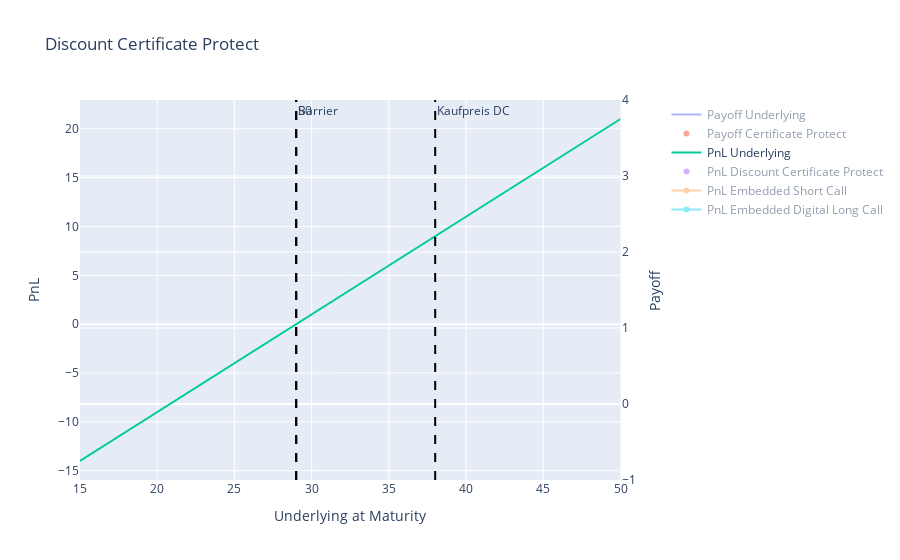

Notebook code cell kept with this figure:
### Markdown cell above
https://derinet.vontobel.ch/api/kid?isin=DE000VP2ERZ4&language=de

### Code cell
premium_short_call = 3.5
premium_long_digital = -12.5
cap = 45
barrier = 29
strike_shortCall = barrier
S0 = 29
St = np.linspace(15, 50, 36)

pnl_short_call = [premium_short_call - np.max([S - strike_shortCall, 0]) for S in St]
pnl_digital = [premium_long_digital + 0 if S <= barrier else premium_long_digital + 2*12.5 for S in St]
PnL_DC =  St-S0 + pnl_short_call + pnl_digital
#         

fig = make_subplots(specs=[[{"secondary_y": True}]])

# Add trades
fig.add_trace(go.Scatter(x=St,y=St,mode='lines',name='Payoff Underlying',visible = "legendonly"),secondary_y=True,)
fig.add_trace(go.Scatter(x=St,y=St + pnl_short_call + pnl_digital,mode='markers',name='Payoff Certificate Protect',visible = "legendonly"),secondary_y=True)

fig.add_trace(go.Scatter(x=St,y=St - S0,mode='lines',name='PnL Underlying'))
fig.add_trace(go.Scatter(x=St,y=PnL_DC,mode='markers',name='PnL Discount Certificate Protect',visible = "legendonly"))
fig.add_trace(go.Scatter(x=St,y=pnl_short_call,mode='lines+markers',name='PnL Embedded Short Call',visible = "legendonly"))
fig.add_trace(go.Scatter(x=St,y=pnl_digital,mode='lines+markers',name='PnL Embedded Digital Long Call',visible = "legendonly"))

fig.add_vline(x=S0,annotation_text='S0',line_dash='dash',line_color='black')
fig.add_vline(x=S0-premium_short_call-premium_long_digital,annotation_text='Kaufpreis DC',line_dash='dash',line_color='black')
#fig.add_hline(y=20,annotation_text='Cap',line_dash='dash',line_color='black')
fig.add_vline(x=barrier,annotation_text='Barrier',line_dash='dash',line_color='black')

# Add figure title
fig.update_layout(title_text='Discount Certificate Protect')

# Set x-axis title
fig.update_xaxes(title_text='Underlying at Maturity')

# Set y-axis titles
fig.update_yaxes(title_text='PnL', secondary_y=False)
fig.update_yaxes(title_text='Payoff', secondary_y=True)

fig.show()

## 38 DCP = Underlying (29)  - ShortCallPremium (5) + LongDigiPremium (14)

### Figure 1 — Plotly figure (JSON) as saved in the notebook; plotly's stock layout.template omitted (floating-point values rounded to 4 significant figures)
{"data": [{"mode": "lines", "name": "Payoff Underlying", "type": "scatter", "visible": "legendonly", "x": [15, 16, 17, 18, 19, 20, 21, 22, 23, 24, 25, 26, 27, 28, 29, 30, 31, 32, 33, 34, 35, 36, 37, 38, 39, 40, 41, 42, 43, 44, 45, 46, 47, 48, 49, 50], "xaxis": "x", "y": [15, 16, 17, 18, 19, 20, 21, 22, 23, 24, 25, 26, 27, 28, 29, 30, 31, 32, 33, 34, 35, 36, 37, 38, 39, 40, 41, 42, 43, 44, 45, 46, 47, 48, 49, 50], "yaxis": "y2"}, {"mode": "markers", "name": "Payoff Certificate Protect", "type": "scatter", "visible": "legendonly", "x": [15, 16, 17, 18, 19, 20, 21, 22, 23, 24, 25, 26, 27, 28, 29, 30, 31, 32, 33, 34, 35, 36, 37, 38, 39, 40, 41, 42, 43, 44, 45, 46, 47, 48, 49, 50], "xaxis": "x", "y": [6, 7, 8, 9, 10, 11, 12, 13, 14, 15, 16, 17, 18, 19, 20, 45, 45, 45, 45, 45, 45, 45, 45, 45, 45, 45, 45, 45, 45, 45, 45, 45, 45, 45, 45, 45], "yaxis": "y2"}, {"mode": "lines", "name": "PnL Underlying", "type": "scatter", "x": [15, 16, 17, 18, 19, 20, 21, 22, 23, 24, 25, 26, 27, 28, 29, 30, 31, 32, 33, 34, 35, 36, 37, 38, 39, 40, 41, 42, 43, 44, 45, 46, 47, 48, 49, 50], "y": [-14, -13, -12, -11, -10, -9, -8, -7, -6, -5, -4, -3, -2, -1, 0, 1, 2, 3, 4, 5, 6, 7, 8, 9, 10, 11, 12, 13, 14, 15, 16, 17, 18, 19, 20, 21]}, {"mode": "markers", "name": "PnL Discount Certificate Protect", "type": "scatter", "visible": "legendonly", "x": [15, 16, 17, 18, 19, 20, 21, 22, 23, 24, 25, 26, 27, 28, 29, 30, 31, 32, 33, 34, 35, 36, 37, 38, 39, 40, 41, 42, 43, 44, 45, 46, 47, 48, 49, 50], "y": [-23, -22, -21, -20, -19, -18, -17, -16, -15, -14, -13, -12, -11, -10, -9, 16, 16, 16, 16, 16, 16, 16, 16, 16, 16, 16, 16, 16, 16, 16, 16, 16, 16, 16, 16, 16]}, {"mode": "lines+markers", "name": "PnL Embedded Short Call", "type": "scatter", "visible": "legendonly", "x": [15, 16, 17, 18, 19, 20, 21, 22, 23, 24, 25, 26, 27, 28, 29, 30, 31, 32, 33, 34, 35, 36, 37, 38, 39, 40, 41, 42, 43, 44, 45, 46, 47, 48, 49, 50], "y": [3.5, 3.5, 3.5, 3.5, 3.5, 3.5, 3.5, 3.5, 3.5, 3.5, 3.5, 3.5, 3.5, 3.5, 3.5, 2.5, 1.5, 0.5, -0.5, -1.5, -2.5, -3.5, -4.5, -5.5, -6.5, -7.5, -8.5, -9.5, -10.5, -11.5, -12.5, -13.5, -14.5, -15.5, -16.5, -17.5]}, {"mode": "lines+markers", "name": "PnL Embedded Digital Long Call", "type": "scatter", "visible": "legendonly", "x": [15, 16, 17, 18, 19, 20, 21, 22, 23, 24, 25, 26, 27, 28, 29, 30, 31, 32, 33, 34, 35, 36, 37, 38, 39, 40, 41, 42, 43, 44, 45, 46, 47, 48, 49, 50], "y": [-12.5, -12.5, -12.5, -12.5, -12.5, -12.5, -12.5, -12.5, -12.5, -12.5, -12.5, -12.5, -12.5, -12.5, -12.5, 12.5, 12.5, 12.5, 12.5, 12.5, 12.5, 12.5, 12.5, 12.5, 12.5, 12.5, 12.5, 12.5, 12.5, 12.5, 12.5, 12.5, 12.5, 12.5, 12.5, 12.5]}], "layout": {"annotations": [{"showarrow": false, "text": "S0", "x": 29, "xanchor": "left", "xref": "x", "y": 1, "yanchor": "top", "yref": "y domain"}, {"showarrow": false, "text": "Kaufpreis DC", "x": 38, "xanchor": "left", "xref": "x", "y": 1, "yanchor": "top", "yref": "y domain"}, {"showarrow": false, "text": "Barrier", "x": 29, "xanchor": "left", "xref": "x", "y": 1, "yanchor": "top", "yref": "y domain"}], "shapes": [{"line": {"color": "black", "dash": "dash"}, "type": "line", "x0": 29, "x1": 29, "xref": "x", "y0": 0, "y1": 1, "yref": "y domain"}, {"line": {"color": "black", "dash": "dash"}, "type": "line", "x0": 38, "x1": 38, "xref": "x", "y0": 0, "y1": 1, "yref": "y domain"}, {"line": {"color": "black", "dash": "dash"}, "type": "line", "x0": 29, "x1": 29, "xref": "x", "y0": 0, "y1": 1, "yref": "y domain"}], "title": {"text": "Discount Certificate Protect"}, "xaxis": {"anchor": "y", "domain": [0, 0.94], "title": {"text": "Underlying at Maturity"}}, "yaxis": {"anchor": "x", "domain": [0, 1], "title": {"text": "PnL"}}, "yaxis2": {"anchor": "x", "overlaying": "y", "side": "right", "title": {"text": "Payoff"}}}}
